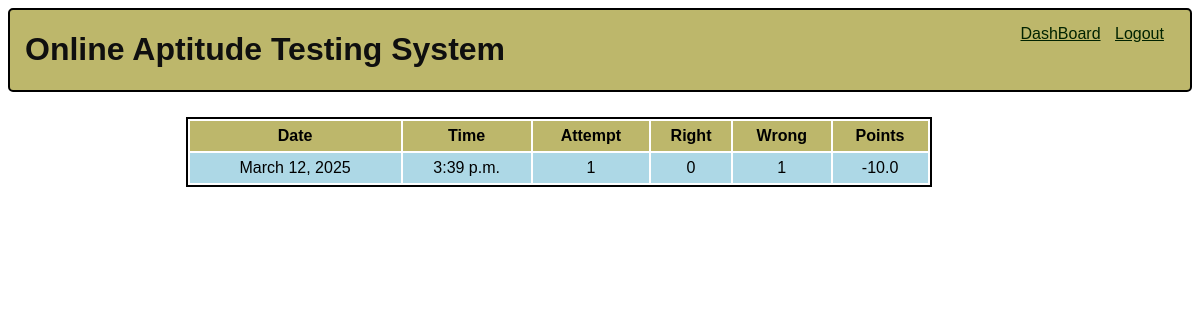
The app's page /OATS/result (signed in) with its own data.
### OATS/models.py (models this page shows)
class Result(models.Model):
    resultid = models.BigAutoField(primary_key=True , auto_created=True)
    username = models.ForeignKey(Candidate , on_delete=models.CASCADE)
    date = models.DateField(auto_now=True)
    time = models.TimeField(auto_now=True)
    attempt = models.IntegerField()
    right = models.IntegerField()
    wrong = models.IntegerField()
    points = models.FloatField()

### OATS/views.py (the view)
# urls.py: path('result' , showTestResult , name='result'),
def showTestResult(request):
    if 'name' not in request.session.keys():
        res = HttpResponseRedirect("login")
    result = Result.objects.filter(resultid = Result.objects.latest('resultid').resultid , username_id = request.session['username'])
    context = {'result' : result}
    res = render(request , 'show_result.html' , context)
    return res

### OATS/templates/show_result.html (shortened to what this page needs)
{% extends 'main.html' %}
{% block top %}
<a href="{% url 'OATS:home' %}">DashBoard</a>
<a href="{% url 'OATS:logout' %}">Logout</a>
{% endblock %}
{% block content %}
<table>
    <tr>
        <th>Date</th>
        <th>Time</th>
        <th>Attempt</th>
        <th>Right</th>
        <th>Wrong</th>
        <th>Points</th>
    </tr>
    {% for r in result %}
    <tr>
        <td>{{r.date}}</td>
        <td>{{r.time}}</td>
        <td>{{r.attempt}}</td>
        <td>{{r.right}}</td>
        <td>{{r.wrong}}</td>
        <td>{{r.points}}</td>
    </tr>
    {% endfor %}
</table>
{% endblock %}

### OATS/static/theme.css (style rules this page uses)
* { font-family: 'Gill Sans', 'Gill Sans MT', Calibri, 'Trebuchet MS', sans-serif; }
.top div.menu a { color: rgb(1, 35, 1); display: inline-block; min-width: 50px; margin-right: 10px; }
table { width: 90%; border: 2px solid black; }
table tr:nth-child(odd) { background-color: bisque; color: black; height: 30px; }
table tr:nth-child(even) { background-color: lightblue; color: black; height: 30px; }
table tr:first-child { background-color: darkkhaki; }
table td { text-align: center; }

### records on screen
Result: date "March 12, 2025", time "3:39 p.m.", attempt "1", right "0", wrong "1", points "-10.0"
